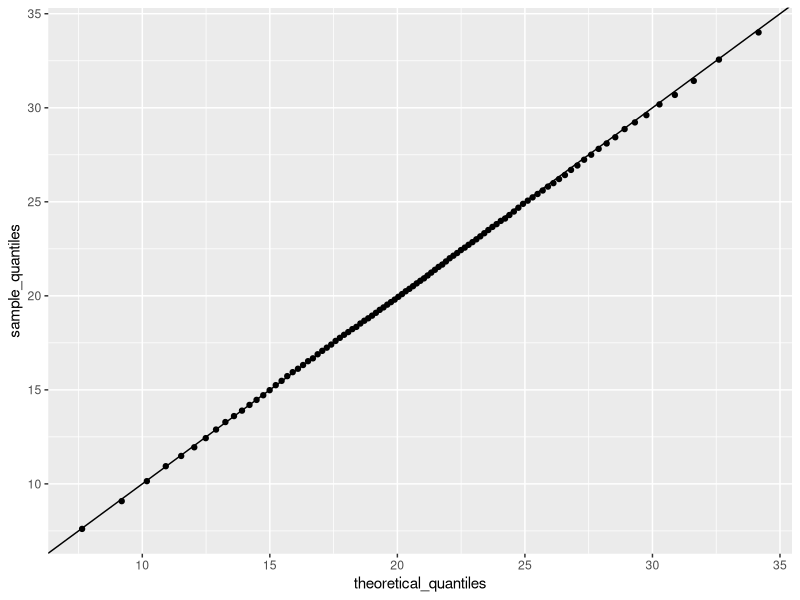

Write R code to recreate this figure.
## ---- chunk 1
library(gtools)
library(tidyverse)
options(digits = 3)    # report 3 significant digits

set.seed(16)
n <- 10000
mu <- 20.9
sigma <- 5.7

act_scores <- rnorm(n, mu, sigma)

# 1.a: mean?
mean(act_scores)

# 1.b: stddev?
sd(act_scores)

# 1.c:
# A perfect score is 36 or greater (the maximum reported score is 36).
# how many perfect scores are there out of 10,000 simulated tests?
sum(act_scores >= 36)

# 1.d:
# what is the probability of an ACT score greater than 30?
sum(act_scores >= 30) / n

# 1.e:
# what is the probability of an ACT score less than or equal to 10?
sum(act_scores <= 10) / n
  
## ---- chunk 2
z_act <- (act_scores - mean(act_scores)) / sd(act_scores)

# 3.a: z > 2
mean(z_act >=2)

# 3.b: score at z=2
mean(act_scores) + 2* sd(act_scores)

# 3.c:
# A Z-score of 2 corresponds roughly to the 97.5th percentile.
# Use qnorm to determine the 97.5th percentile of normally distributed data with the mean and standard deviation observed in act_scores.
# What is the 97.5th percentile?
qnorm(0.975, mean(act_scores), sd(act_scores))

# 4:
# Write a function that takes a value and produces the probability of an ACT score less than or equal to that value (the CDF). Apply this function to the range 1 to 36.
f <- function(x) {
  mean(act_scores<=x)
}

# 4.a:
# What is the minimum score such that the probability of that score or lower is at least .95?
res <- sapply(1:36,f)
data.frame(ind = 1:36, res = res) %>%
  filter(res > 0.95) %>%
  .$ind

# 4.b:
# Use qnorm to determine the expected 95th percentile, the value for which the probability of receiving that score or lower is 0.95, given a mean score of 20.9 and standard deviation of 5.7.
qnorm(0.95, mu, sigma)

# 4.c:
# Make a vector containing the quantiles for p <- seq(0.01, 0.99, 0.01), the 1st through 99th percentiles of the act_scores data. Save these as sample_quantiles.
# In what percentile is a score of 26?
p <- seq(0.01, 0.99, 0.01)
sample_quantiles <- quantile(act_scores, p)
names(sample_quantiles[max(which(sample_quantiles < 26))])

# 4.d:
# Make a corresponding set of theoretical quantiles using qnorm over the interval p <- seq(0.01, 0.99, 0.01) with mean 20.9 and standard deviation 5.7. Save these as theoretical_quantiles. Make a QQ-plot
theoretical_quantiles <- qnorm(p, mu, sigma)
qplot(theoretical_quantiles, sample_quantiles) +
  geom_abline()
